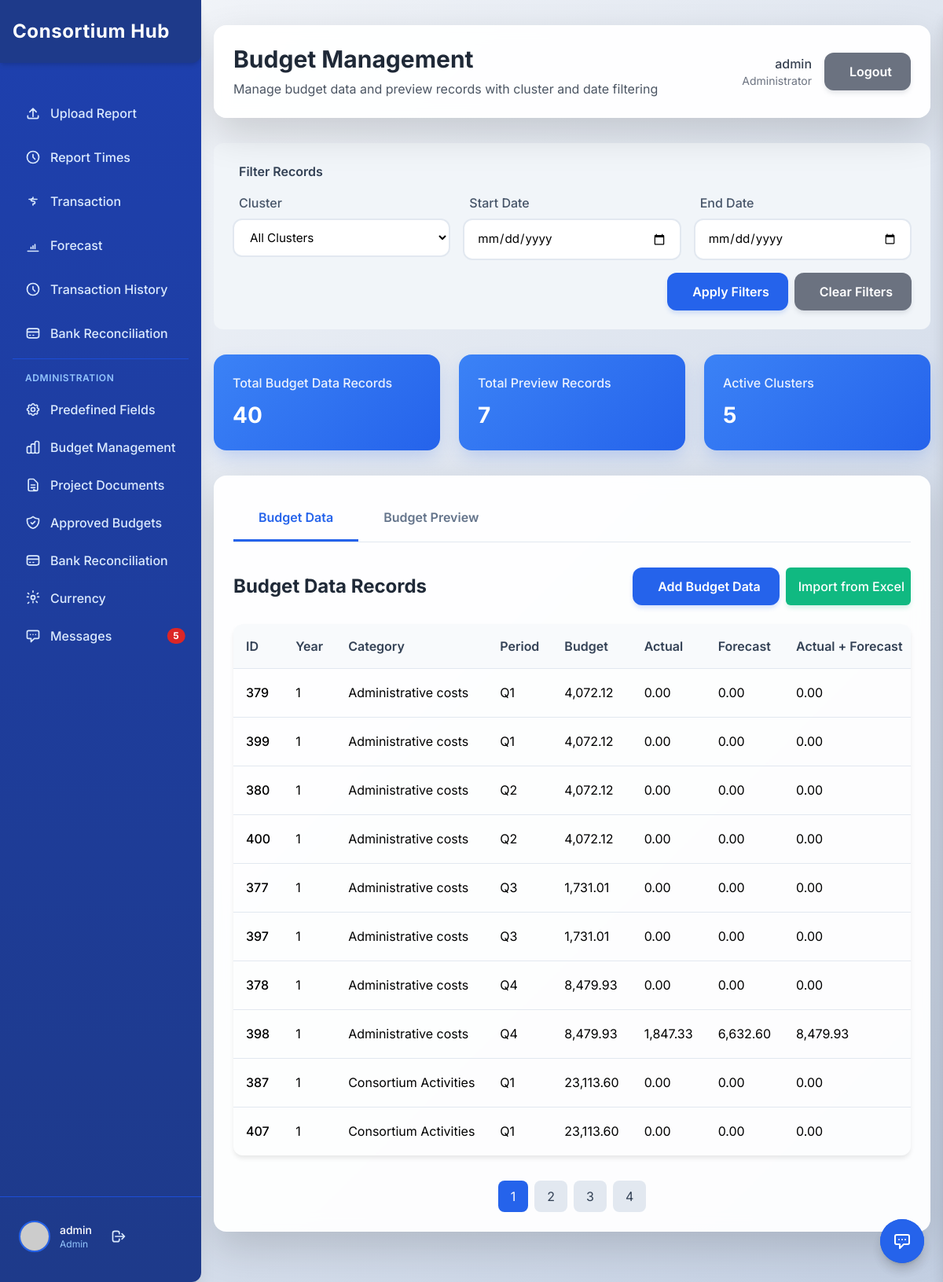
The page /admin_budget_management.php (signed in) on the database its author committed.
### tables this page shows
CREATE TABLE `budget_data` (
  `id` int(11) NOT NULL,
  `year` int(11) NOT NULL,
  `category_name` varchar(255) NOT NULL,
  `period_name` varchar(50) NOT NULL,
  `budget` decimal(10,2) DEFAULT NULL,
  `actual` decimal(10,2) DEFAULT NULL,
  `forecast` decimal(10,2) DEFAULT NULL,
  `actual_plus_forecast` decimal(10,2) DEFAULT NULL,
  `variance_percentage` decimal(5,2) DEFAULT NULL,
  `quarter_number` tinyint(4) DEFAULT NULL,
  `start_date` date DEFAULT NULL,
  `end_date` date DEFAULT NULL,
  `certified` enum('certified','uncertified') DEFAULT 'uncertified',
  `cluster` varchar(100) DEFAULT NULL,
  `year2` int(11) DEFAULT NULL,
  `currency` varchar(3) DEFAULT 'ETB'
);

### admin_budget_management.php (the view, shortened to what this page needs)
<?php
include 'setup_database.php';
$clustersQuery = "SELECT * FROM clusters WHERE is_active = 1 ORDER BY cluster_name";
$clustersResult = $conn->query($clustersQuery);
$clusters = [];
if ($clustersResult && $clustersResult->num_rows > 0) {
    while ($row = $clustersResult->fetch_assoc()) {
        $clusters[] = $row;
    }
}
$selected_cluster = isset($_GET['cluster']) ? $_GET['cluster'] : '';
$start_date = isset($_GET['start_date']) ? $_GET['start_date'] : '';
$end_date = isset($_GET['end_date']) ? $_GET['end_date'] : '';
$records_per_page = 10;
$page = isset($_GET['page']) ? (int)$_GET['page'] : 1;
$offset = ($page - 1) * $records_per_page;
$budgetDataQuery = "SELECT * FROM budget_data WHERE 1=1";
$countQuery = "SELECT COUNT(*) as total FROM budget_data WHERE 1=1";
$params = [];
$types = "";
$budgetDataQuery .= " ORDER BY year DESC, category_name, period_name LIMIT ? OFFSET ?";
$budgetDataParams = array_merge($params, [$records_per_page, $offset]);
$budgetDataTypes = $types . "ii";
if (!empty($params)) {
    $stmt = $conn->prepare($budgetDataQuery);
    $stmt->bind_param($budgetDataTypes, ...$budgetDataParams);
    $stmt->execute();
    $budgetDataResult = $stmt->get_result();
    $countStmt = $conn->prepare($countQuery);
    $countStmt->bind_param($types, ...$params);
    $countStmt->execute();
    $countResult = $countStmt->get_result();
    $total_budget_data_records = $countResult->fetch_assoc()['total'];
} else {
    $stmt = $conn->prepare($budgetDataQuery);
    $stmt->bind_param("ii", $records_per_page, $offset);
    $stmt->execute();
    $budgetDataResult = $stmt->get_result();
    $countResult = $conn->query($countQuery);
    $total_budget_data_records = $countResult->fetch_assoc()['total'];
}
$budget_data_records = [];
if ($budgetDataResult && $budgetDataResult->num_rows > 0) {
    while ($row = $budgetDataResult->fetch_assoc()) {
        $budget_data_records[] = $row;
    }
}
$total_budget_data_pages = ceil($total_budget_data_records / $records_per_page);
$budgetPreviewQuery = "SELECT * FROM budget_preview WHERE 1=1";
$countPreviewQuery = "SELECT COUNT(*) as total FROM budget_preview WHERE 1=1";
$params = [];
$types = "";
$budgetPreviewQuery .= " ORDER BY EntryDate DESC, CategoryName LIMIT ? OFFSET ?";
$budgetPreviewParams = array_merge($params, [$records_per_page, $offset]);
$budgetPreviewTypes = $types . "ii";
if (!empty($params)) {
    $stmt = $conn->prepare($budgetPreviewQuery);
    $stmt->bind_param($budgetPreviewTypes, ...$budgetPreviewParams);
    $stmt->execute();
    $budgetPreviewResult = $stmt->get_result();
    $countStmt = $conn->prepare($countPreviewQuery);
    $countStmt->bind_param($types, ...$params);
    $countStmt->execute();
    $countResult = $countStmt->get_result();
    $total_budget_preview_records = $countResult->fetch_assoc()['total'];
} else {
    $countResult = $conn->query($countPreviewQuery);
    $total_budget_preview_records = $countResult->fetch_assoc()['total'];
}
?>
<!DOCTYPE html>
<html lang="en">
<head>
    <?php
    include 'header.php';
    ?>
</head>
<body>
    <div class="main-content-flex flex-1 flex-col">
        <?php include 'message_system.php'; ?>
        <div class="flex-1 py-8 overflow-y-auto">
            <div class="max-w-7xl mx-auto px-4">
                <div class="admin-card p-6 mb-8">
                    <div class="flex flex-col md:flex-row md:items-center md:justify-between gap-4">
                        <div>
                            <h1 class="text-3xl font-bold text-gray-800">Budget Management</h1>
                            <p class="text-gray-600 mt-2">Manage budget data and preview records with cluster and date filtering</p>
                        </div>
                        <div class="flex items-center gap-4">
                            <div class="text-right">
                                <p class="text-gray-700 font-medium"><?php echo htmlspecialchars($_SESSION['username']); ?></p>
                                <p class="text-gray-500 text-sm">Administrator</p>
                            </div>
                            <a href="logout.php" class="btn-secondary flex items-center gap-2">
                                <i class="fas fa-sign-out-alt"></i> Logout
                            </a>
                        </div>
                    </div>
                </div>
                <div class="filter-section">
                    <div class="filter-title">
                        <i class="fas fa-filter"></i> Filter Records
                    </div>
                    <form method="GET" class="filter-form">
                        <div class="filter-row">
                            <div class="filter-item">
                                <label class="filter-label" for="cluster">
                                    <i class="fas fa-building mr-2"></i>Cluster
                                </label>
                                <select id="cluster" name="cluster" class="form-select">
                                    <option value="">All Clusters</option>
                                </select>
                            </div>
                            <div class="filter-item">
                                <label class="filter-label" for="start_date">
                                    <i class="fas fa-calendar-alt mr-2"></i>Start Date
                                </label>
                                <input
                                    type="date"
                                    id="start_date"
                                    name="start_date"
                                    class="form-input"
                                    value="<?php echo htmlspecialchars($start_date); ?>"
                                >
                            </div>
                            <div class="filter-item">
                                <label class="filter-label" for="end_date">
                                    <i class="fas fa-calendar-alt mr-2"></i>End Date
                                </label>
                                <input
                                    type="date"
                                    id="end_date"
                                    name="end_date"
                                    class="form-input"
                                    value="<?php echo htmlspecialchars($end_date); ?>"
                                >
                            </div>
                        </div>
                        <div class="flex justify-end gap-2">
                            <button type="submit" class="btn-primary flex items-center gap-2">
                                <i class="fas fa-search"></i> Apply Filters
                            </button>
                            <a href="admin_budget_management.php" class="btn-secondary flex items-center gap-2">
                                <i class="fas fa-times"></i> Clear Filters
                            </a>
                        </div>
                    </form>
                </div>
                <div class="stats-grid">
                    <div class="stats-card">
                        <div class="stats-title">Total Budget Data Records</div>
                        <div class="stats-value"><?php echo $total_budget_data_records; ?></div>
                    </div>
                    <div class="stats-card">
                        <div class="stats-title">Total Preview Records</div>
                        <div class="stats-value"><?php echo $total_budget_preview_records; ?></div>
                    </div>
                    <div class="stats-card">
                        <div class="stats-title">Active Clusters</div>
                        <div class="stats-value"><?php echo count($clusters); ?></div>
                    </div>
                </div>
                <div class="admin-card p-6">
                    <div class="tabs">
                        <div class="tab active" onclick="switchTab('budget-data', this)">Budget Data</div>
                        <div class="tab" onclick="switchTab('budget-preview', this)">Budget Preview</div>
                    </div>
                    <div id="budget-data-tab" class="tab-content active">
                        <div class="flex justify-between items-center mb-6">
                            <h2 class="text-2xl font-bold text-gray-800">Budget Data Records</h2>
                            <div class="flex gap-2">
                                <button class="btn-primary flex items-center gap-2" onclick="openAddBudgetDataModal()">
                                    <i class="fas fa-plus"></i> Add Budget Data
                                </button>
                                <button class="btn-success flex items-center gap-2" onclick="openImportBudgetDataModal()">
                                    <i class="fas fa-file-excel"></i> Import from Excel
                                </button>
                            </div>
                        </div>
                        <div class="table-container">
                            <table>
                                <thead>
                                    <tr>
                                        <th>ID</th>
                                        <th>Year</th>
                                        <th>Category</th>
                                        <th>Period</th>
                                        <th>Budget</th>
                                        <th>Actual</th>
                                        <th>Forecast</th>
                                        <th>Actual + Forecast</th>
                                    </tr>
                                </thead>
                                <tbody>
                                    <?php if (empty($budget_data_records)): ?>
                                        <tr>
                                            <td colspan="12" class="text-center text-gray-500 py-8">
                                                <i class="fas fa-database fa-2x mb-2"></i>
                                                <p>No budget data records found</p>
                                            </td>
                                        </tr>
                                    <?php else: ?>
                                        <?php foreach ($budget_data_records as $record): ?>
                                            <tr>
                                                <td class="font-medium"><?php echo htmlspecialchars($record['id']); ?></td>
                                                <td><?php echo htmlspecialchars($record['year']); ?></td>
                                                <td><?php echo htmlspecialchars($record['category_name']); ?></td>
                                                <td><?php echo htmlspecialchars($record['period_name']); ?></td>
                                                <td><?php echo number_format($record['budget'] ?? 0, 2); ?></td>
                                                <td><?php echo number_format($record['actual'] ?? 0, 2); ?></td>
                                                <td><?php echo number_format($record['forecast'] ?? 0, 2); ?></td>
                                                <td><?php echo number_format($record['actual_plus_forecast'] ?? 0, 2); ?></td>
                                            </tr>
                                        <?php endforeach; ?>
                                    <?php endif; ?>
                                </tbody>
                            </table>
                        </div>
                        <?php if ($total_budget_data_pages > 1): ?>
                            <div class="pagination">
                                <?php for ($i = 1; $i <= $total_budget_data_pages; $i++): ?>
                                    <a href="?page=<?php echo $i; ?>&cluster=<?php echo urlencode($selected_cluster); ?>&start_date=<?php echo urlencode($start_date); ?>&end_date=<?php echo urlencode($end_date); ?>"
                                       class="<?php echo ($i == $page) ? 'active' : ''; ?>">
                                        <?php echo $i; ?>
                                    </a>
                                <?php endfor; ?>
                            </div>
                        <?php endif; ?>
                    </div>
                </div>
            </div>
        </div>
    </div>
</body>
</html>

### header.php (style rules this page uses)
body { font-family: 'Inter', sans-serif; overflow-y: auto; overflow-x: hidden; }
.main-content-flex { flex: 1; min-width: 0; display: flex; flex-direction: column; }

### admin_budget_management.php (style rules this page uses)
body { font-family: 'Inter', sans-serif; background: linear-gradient(135deg, #f5f7fa 0%, #c3cfe2 100%); min-height: 100vh; overflow-x: hidden; }
.admin-card { background: rgba(255, 255, 255, 0.95); backdrop-filter: blur(10px); border-radius: 1rem; box-shadow: 0 20px 50px rgba(0, 0, 0, 0.15); border: 1px solid rgba(255, 255, 255, 0.2); margin-bottom: 2rem; }
.form-input, .form-select { transition: all 0.3s; border: 2px solid #e2e8f0; border-radius: 0.75rem; padding: 0.75rem 1rem; width: 100%; font-size: 0.95rem; background: #ffffff; }
.btn-primary { background: #2563eb; color: white; border: none; border-radius: 0.75rem; padding: 0.75rem 1.5rem; font-weight: 600; transition: all 0.3s; box-shadow: 0 4px 6px -1px rgba(37, 99, 235, 0.2); }
.btn-secondary { background: #6b7280; color: white; border: none; border-radius: 0.75rem; padding: 0.75rem 1.5rem; font-weight: 600; transition: all 0.3s; box-shadow: 0 4px 6px -1px rgba(107, 114, 128, 0.2); }
.btn-success { background: #10b981; color: white; border: none; border-radius: 0.75rem; padding: 0.5rem 1rem; font-weight: 600; transition: all 0.3s; box-shadow: 0 4px 6px -1px rgba(16, 185, 129, 0.2); }
.table-container { border-radius: 0.75rem; overflow: hidden; box-shadow: 0 4px 6px -1px rgba(0, 0, 0, 0.1); margin-bottom: 2rem; overflow-x: auto; width: 100%; }
table { width: 100%; border-collapse: collapse; min-width: 800px; }
th, td { padding: 1rem; text-align: left; border-bottom: 1px solid #e2e8f0; white-space: nowrap; }
th { background-color: #f8fafc; font-weight: 600; color: #334155; }
tr:last-child td { border-bottom: none; }
.tabs { display: flex; border-bottom: 1px solid #e2e8f0; margin-bottom: 2rem; }
.tab { padding: 1rem 2rem; cursor: pointer; border-bottom: 3px solid transparent; font-weight: 600; color: #64748b; }
.tab.active { color: #2563eb; border-bottom: 3px solid #2563eb; }
.tab-content { display: none; }
.tab-content.active { display: block; }
.filter-section { background: #f1f5f9; border-radius: 0.75rem; padding: 1.5rem; margin-bottom: 2rem; }
.filter-title { font-weight: 600; color: #334155; margin-bottom: 1rem; display: flex; align-items: center; }
.filter-row { display: flex; flex-wrap: wrap; gap: 1rem; margin-bottom: 1rem; }
.filter-item { flex: 1; min-width: 200px; }
.filter-label { display: block; margin-bottom: 0.5rem; font-weight: 500; color: #475569; }
.stats-card { background: linear-gradient(135deg, #3b82f6 0%, #2563eb 100%); color: white; border-radius: 1rem; padding: 1.5rem; box-shadow: 0 10px 25px -5px rgba(37, 99, 235, 0.25); }
.stats-title { font-size: 1rem; font-weight: 500; margin-bottom: 0.5rem; opacity: 0.9; }
.stats-value { font-size: 1.75rem; font-weight: 700; }
.stats-grid { display: grid; grid-template-columns: repeat(auto-fit, minmax(250px, 1fr)); gap: 1.5rem; margin-bottom: 2rem; }
.pagination { display: flex; justify-content: center; margin-top: 2rem; gap: 0.5rem; }
.pagination a { padding: 0.5rem 1rem; border-radius: 0.5rem; background: #e2e8f0; color: #334155; text-decoration: none; transition: all 0.3s; }
.pagination .active { background: #2563eb; color: white; }
.btn-success { background: #10b981; color: white; border: none; border-radius: 0.375rem; padding: 0.25rem 0.5rem; font-weight: 500; transition: all 0.2s; cursor: pointer; }

### rows shown on the page
budget_data: id "379", year "1", category_name "Administrative costs", period_name "Q1", budget "4,072.12", actual "0.00", forecast "0.00", actual_plus_forecast "0.00"
budget_data: id "399", year "1", category_name "Administrative costs", period_name "Q1", budget "4,072.12", actual "0.00", forecast "0.00", actual_plus_forecast "0.00"
budget_data: id "380", year "1", category_name "Administrative costs", period_name "Q2", budget "4,072.12", actual "0.00", forecast "0.00", actual_plus_forecast "0.00"
budget_data: id "400", year "1", category_name "Administrative costs", period_name "Q2", budget "4,072.12", actual "0.00", forecast "0.00", actual_plus_forecast "0.00"
budget_data: id "377", year "1", category_name "Administrative costs", period_name "Q3", budget "1,731.01", actual "0.00", forecast "0.00", actual_plus_forecast "0.00"
budget_data: id "397", year "1", category_name "Administrative costs", period_name "Q3", budget "1,731.01", actual "0.00", forecast "0.00", actual_plus_forecast "0.00"
budget_data: id "378", year "1", category_name "Administrative costs", period_name "Q4", budget "8,479.93", actual "0.00", forecast "0.00", actual_plus_forecast "0.00"
budget_data: id "398", year "1", category_name "Administrative costs", period_name "Q4", budget "8,479.93", actual "1,847.33", forecast "6,632.60", actual_plus_forecast "8,479.93"
budget_data: id "387", year "1", category_name "Consortium Activities", period_name "Q1", budget "23,113.60", actual "0.00", forecast "0.00", actual_plus_forecast "0.00"
budget_data: id "407", year "1", category_name "Consortium Activities", period_name "Q1", budget "23,113.60", actual "0.00", forecast "0.00", actual_plus_forecast "0.00"

### other values the page prints
$unread_count "5"
$_SESSION['username'] "admin"
$_SESSION['role'] "Admin"
$total_budget_data_records "40"
$total_budget_preview_records "7"
count($clusters) "5"
